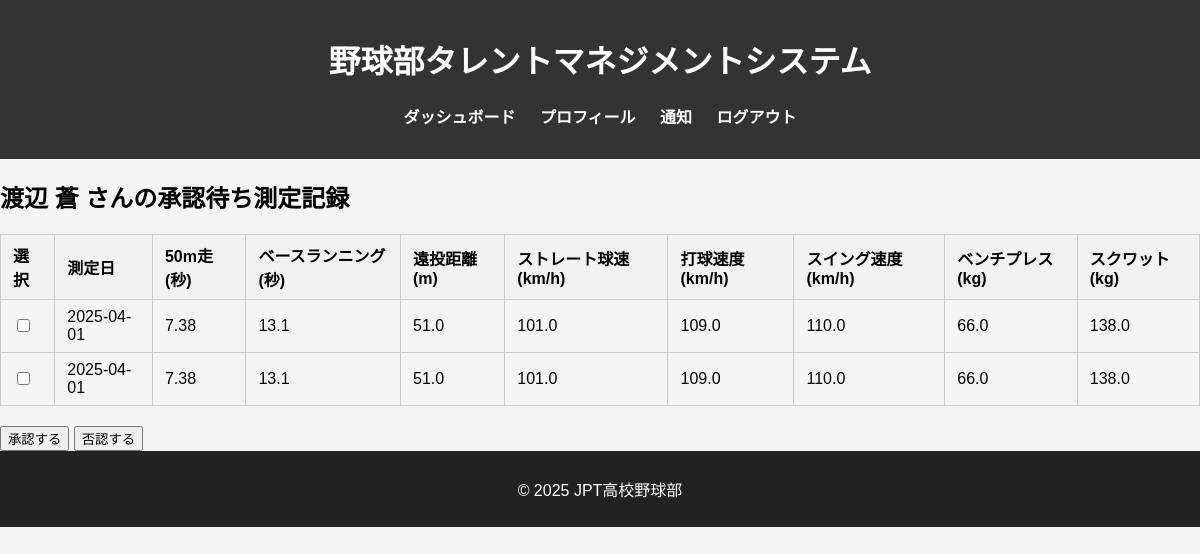
The page /my/notice (signed in) on the database as committed earlier.
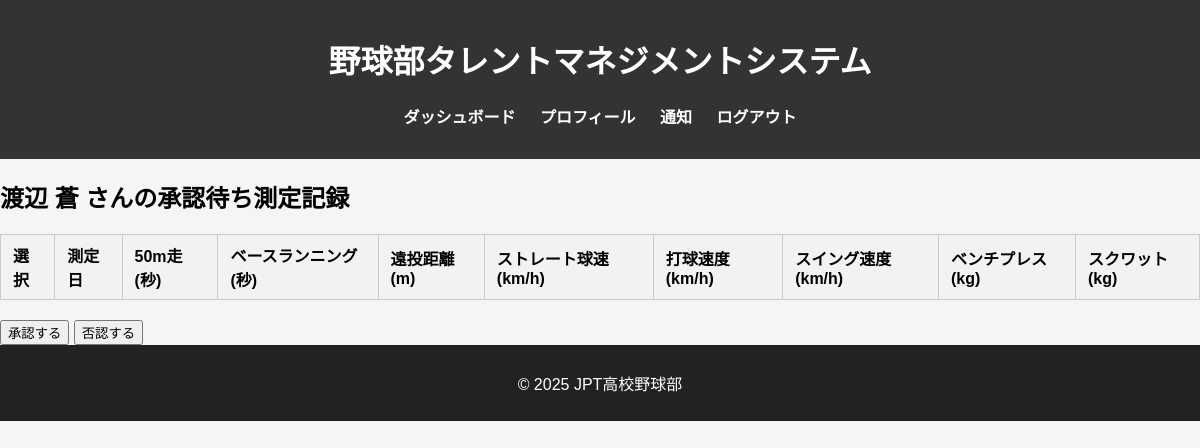
The same page on the database as committed later.
### db_models.py (models this page shows, shortened)
class User(db.Model, UserMixin):
    __tablename__ = 'users'
    user_id = db.Column(db.Integer, primary_key=True)
    fs_uniquifier = db.Column(db.String(64), unique=True, nullable=False, default=lambda: str(uuid.uuid4()))  # 追加
    name = db.Column(db.String(100), nullable=False)
    password_hash = db.Column(db.String(200), nullable=False)
    grade = db.Column(db.Integer, nullable=True)
    is_active = db.Column(db.Boolean, default=True)
    created_at = db.Column(db.DateTime, default=lambda: datetime.now(tz=ZoneInfo('Asia/Tokyo')))
    updated_at = db.Column(db.DateTime, default=lambda: datetime.now(tz=ZoneInfo('Asia/Tokyo')),
                           onupdate=lambda: datetime.now(tz=ZoneInfo('Asia/Tokyo')))
    roles = db.relationship('Role', secondary='user_roles', backref=db.backref('users', lazy='dynamic'))
    def get_id(self):
        return str(self.user_id)  # Flask-Login 用の get_id()
    def has_any_role(self, *roles):
        return any(role.name in roles for role in self.roles)

class MeasurementRecord(db.Model):
    __tablename__ = 'measurement_records'
    record_id = db.Column(db.Integer, primary_key=True)
    user_id = db.Column(db.Integer, db.ForeignKey('users.user_id'), nullable=False)  # 部員のユーザーID
    measurement_date = db.Column(db.Date, nullable=False)  # 測定日
    run_50m = db.Column(db.Float)  # 50m走
    base_running = db.Column(db.Float)  # ベースランニング
    long_throw = db.Column(db.Float)  # 遠投距離
    straight_speed = db.Column(db.Float)  # ストレート球速
    hit_speed = db.Column(db.Float)  # 打球速度
    swing_speed = db.Column(db.Float)  # スイング速度
    bench_press = db.Column(db.Float)  # ベンチプレス
    squat = db.Column(db.Float)  # スクワット
    status = db.Column(db.Enum('draft', 'pending_coach', 'approved', 'rejected', name='status_enum'),
                       nullable=False)  # 承認ステータス
    created_by = db.Column(db.Integer, db.ForeignKey('users.user_id'), nullable=False)  # 記録作成者のユーザーID
    created_at = db.Column(db.DateTime, default=lambda: datetime.now(tz=ZoneInfo('Asia/Tokyo')))
    updated_at = db.Column(db.DateTime, default=lambda: datetime.now(tz=ZoneInfo('Asia/Tokyo')),
                           onupdate=lambda: datetime.now(tz=ZoneInfo('Asia/Tokyo')))
    user = db.relationship('User', foreign_keys=[user_id])  # 部員とのリレーション
    creator = db.relationship('User', foreign_keys=[created_by])  # 記録作成者とのリレーション

### blueprints/main.py (the view)
@main_bp.route('/my/notice')
@login_required
@roles_accepted("member", "manager", "coach")
def notice():
    user_id = current_user.get_id()
    user = User.query.get(user_id)
    if current_user.has_role("member"):
        records = MeasurementRecord.query.filter_by(user_id=user_id, status='draft').all()
    if current_user.has_role("coach"):
        records = MeasurementRecord.query.filter_by(status='pending_coach').all()
    if current_user.has_role("manager"):
        records = MeasurementRecord.query.filter_by(status='rejected').all()
    return render_template('notice.html', user=user, records=records)

### app.py (called while the page is built)
@login_manager.user_loader
def load_user(user_id):
    return User.query.get(int(user_id))

### templates/notice.html (shortened to what this page needs)
{% extends "base.html" %}
{% block content %}
<h2>{{ user.name }} さんの承認待ち測定記録</h2>
<form method="POST" action="{{ url_for('main.approve_records') }}">
    <table class="member-table">
        <thead>
            <tr>
                <th>選択</th>
                <th>測定日</th>
                <th>50m走 (秒)</th>
                <th>ベースランニング (秒)</th>
                <th>遠投距離 (m)</th>
                <th>ストレート球速 (km/h)</th>
                <th>打球速度 (km/h)</th>
                <th>スイング速度 (km/h)</th>
                <th>ベンチプレス (kg)</th>
                <th>スクワット (kg)</th>
            </tr>
        </thead>
        <tbody>
            {% for record in records %}
            <tr>
                <td><input type="checkbox" name="record_ids" value="{{ record.record_id }}"></td>
                <td>{{ record.measurement_date }}</td>
                <td>{{ record.run_50m }}</td>
                <td>{{ record.base_running }}</td>
                <td>{{ record.long_throw }}</td>
                <td>{{ record.straight_speed }}</td>
                <td>{{ record.hit_speed }}</td>
                <td>{{ record.swing_speed }}</td>
                <td>{{ record.bench_press }}</td>
                <td>{{ record.squat }}</td>
            </tr>
            {% endfor %}
        </tbody>
    </table>
    <button type="submit" name="action" value="approve">承認する</button>
    {% if current_user.has_any_role('member', 'coach') %}
    <button type="submit" name="action" value="reject">否認する</button>
    {% endif %}
</form>
{% endblock %}

### templates/base.html (shortened to what this page needs)
<!DOCTYPE html>
<html lang="ja">
<head>
    <link rel="stylesheet" href="{{ url_for('static', filename='styles.css') }}">
</head>
<body>
    <header>
        <h1>野球部タレントマネジメントシステム</h1>
        <nav>
            <ul>
                <li><a href="{{ url_for('main.dashboard') }}">ダッシュボード</a></li>
                <li><a href="{{ url_for('main.profile') }}">プロフィール</a></li>
                {% if current_user.has_any_role('member', 'manager', 'coach') %}
                <li><a href="{{ url_for('main.notice') }}">通知</a></li>
                {% endif %}
                <li><a href="{{ url_for('auth.logout') }}">ログアウト</a></li>
            </ul>
        </nav>
    </header>
    <main>
        {% block content %}{% endblock %}
    </main>
    <footer>
        <p>&copy; 2025 JPT高校野球部</p>
    </footer>
</body>
</html>

### static/styles.css (style rules this page uses)
body { font-family: Arial, sans-serif; margin: 0; padding: 0; background-color: #f5f5f5; }
header { background-color: #333; color: white; padding: 15px; text-align: center; }
nav ul { list-style: none; padding: 0; }
nav ul li { display: inline; margin: 10px; }
nav ul li a { color: white; text-decoration: none; font-weight: bold; }
footer { text-align: center; padding: 10px; background-color: #222; color: white; }
table.member-table { border-collapse: collapse; width: 100%; margin: 20px 0; }
table.member-table th, table.member-table td { border: 1px solid #ccc; padding: 8px 12px; text-align: left; }
table.member-table th { background-color: #f2f2f2; }

Rows that differ between the two databases and show on the page:
removed MeasurementRecord: measurement_date "2025-04-01", run_50m "7.38", base_running "13.1", long_throw "51.0", straight_speed "101.0", hit_speed "109.0", swing_speed "110.0", bench_press "66.0", squat "138.0"
removed MeasurementRecord: measurement_date "2025-04-01", run_50m "7.38", base_running "13.1", long_throw "51.0", straight_speed "101.0", hit_speed "109.0", swing_speed "110.0", bench_press "66.0", squat "138.0"
